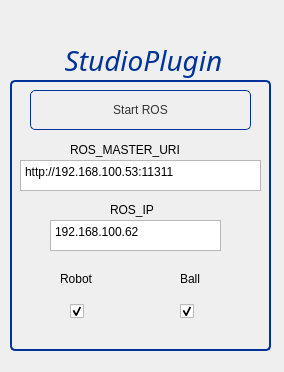
<?xml version="1.0" encoding="UTF-8"?>
<ui version="4.0">
 <class>StudioPlugin</class>
 <widget class="QWidget" name="StudioPlugin">
  <property name="geometry">
   <rect>
    <x>0</x>
    <y>0</y>
    <width>284</width>
    <height>372</height>
   </rect>
  </property>
  <property name="windowTitle">
   <string/>
  </property>
  <widget class="QGroupBox" name="groupBox">
   <property name="geometry">
    <rect>
     <x>10</x>
     <y>80</y>
     <width>261</width>
     <height>271</height>
    </rect>
   </property>
   <property name="styleSheet">
    <string notr="true">QGroupBox {
    border: 2px solid #003399;
    border-radius: 5px;
}</string>
   </property>
   <property name="title">
    <string/>
   </property>
   <widget class="QPushButton" name="_btnROS">
    <property name="geometry">
     <rect>
      <x>20</x>
      <y>10</y>
      <width>221</width>
      <height>40</height>
     </rect>
    </property>
    <property name="sizePolicy">
     <sizepolicy hsizetype="Minimum" vsizetype="Fixed">
      <horstretch>0</horstretch>
      <verstretch>0</verstretch>
     </sizepolicy>
    </property>
    <property name="minimumSize">
     <size>
      <width>92</width>
      <height>0</height>
     </size>
    </property>
    <property name="maximumSize">
     <size>
      <width>1000</width>
      <height>40</height>
     </size>
    </property>
    <property name="focusPolicy">
     <enum>Qt::NoFocus</enum>
    </property>
    <property name="styleSheet">
     <string notr="true">QPushButton {
color: #333;
border: 1px solid #003399;
border-radius: 5px;
padding: 5px;
min-width: 80px;
}

QPushButton:hover {
background: qradialgradient(cx: 0.4, cy: -0.1,
fx: 0.9, fy: -0.1,
radius: 10.35, stop: 0 #fff, stop: 1 #003399);
}

QPushButton:pressed {
background: qradialgradient(cx: 0.4, cy: -0.1,
fx: 0.9, fy: -0.1,
radius: 5.35, stop: 0 #fff, stop: 1 #003399);
}

QPushButton:disabled {
color: #000;
background: qradialgradient(cx: 0.4, cy: -0.1,
fx: 0.9, fy: -0.1,
radius: 5.35, stop: 0 #A9A9A9, stop: 1 #A9A9A9);
}</string>
    </property>
    <property name="text">
     <string>Start ROS</string>
    </property>
   </widget>
   <widget class="QLabel" name="label">
    <property name="geometry">
     <rect>
      <x>60</x>
      <y>60</y>
      <width>141</width>
      <height>20</height>
     </rect>
    </property>
    <property name="text">
     <string>ROS_MASTER_URI</string>
    </property>
   </widget>
   <widget class="QPlainTextEdit" name="_rosmaster">
    <property name="geometry">
     <rect>
      <x>10</x>
      <y>80</y>
      <width>241</width>
      <height>31</height>
     </rect>
    </property>
    <property name="plainText">
     <string>http://192.168.100.53:11311</string>
    </property>
   </widget>
   <widget class="QLabel" name="label_3">
    <property name="geometry">
     <rect>
      <x>100</x>
      <y>120</y>
      <width>61</width>
      <height>20</height>
     </rect>
    </property>
    <property name="text">
     <string>ROS_IP</string>
    </property>
   </widget>
   <widget class="QPlainTextEdit" name="_rosip">
    <property name="geometry">
     <rect>
      <x>40</x>
      <y>140</y>
      <width>171</width>
      <height>31</height>
     </rect>
    </property>
    <property name="plainText">
     <string>192.168.100.62</string>
    </property>
    <property name="centerOnScroll">
     <bool>false</bool>
    </property>
   </widget>
   <widget class="QLabel" name="label_4">
    <property name="geometry">
     <rect>
      <x>50</x>
      <y>190</y>
      <width>68</width>
      <height>17</height>
     </rect>
    </property>
    <property name="text">
     <string>Robot</string>
    </property>
   </widget>
   <widget class="QLabel" name="label_5">
    <property name="geometry">
     <rect>
      <x>170</x>
      <y>190</y>
      <width>68</width>
      <height>17</height>
     </rect>
    </property>
    <property name="text">
     <string>Ball</string>
    </property>
   </widget>
   <widget class="QCheckBox" name="_crobot">
    <property name="geometry">
     <rect>
      <x>60</x>
      <y>220</y>
      <width>99</width>
      <height>22</height>
     </rect>
    </property>
    <property name="text">
     <string/>
    </property>
    <property name="checked">
     <bool>true</bool>
    </property>
   </widget>
   <widget class="QCheckBox" name="_cball">
    <property name="geometry">
     <rect>
      <x>170</x>
      <y>220</y>
      <width>99</width>
      <height>22</height>
     </rect>
    </property>
    <property name="text">
     <string/>
    </property>
    <property name="checked">
     <bool>true</bool>
    </property>
   </widget>
  </widget>
  <widget class="QLabel" name="label_2">
   <property name="enabled">
    <bool>true</bool>
   </property>
   <property name="geometry">
    <rect>
     <x>10</x>
     <y>40</y>
     <width>267</width>
     <height>40</height>
    </rect>
   </property>
   <property name="maximumSize">
    <size>
     <width>16777215</width>
     <height>40</height>
    </size>
   </property>
   <property name="font">
    <font>
     <family>Purisa</family>
     <pointsize>21</pointsize>
     <weight>50</weight>
     <italic>true</italic>
     <bold>false</bold>
    </font>
   </property>
   <property name="styleSheet">
    <string notr="true">color:#003399;</string>
   </property>
   <property name="text">
    <string>StudioPlugin</string>
   </property>
   <property name="alignment">
    <set>Qt::AlignCenter</set>
   </property>
  </widget>
 </widget>
 <layoutdefault spacing="6" margin="11"/>
 <resources/>
 <connections/>
</ui>
